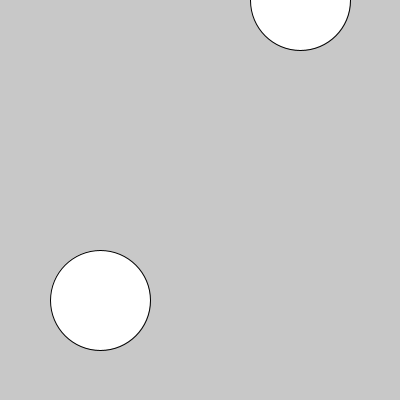
Frame 1 (no input)
Frame 60 (the mouse pressed at the canvas centre just before this capture): identical to frame 1, image omitted
Frame 120 (the mouse held since frame 60 and released just before this capture): identical to frame 1, image omitted

The Processing sketch that drew this single still picture (run headless with seeded random() and noise(); from frame 60 on, the mouse is pressed at the canvas centre):

// Processing sketch: funcion_boton_multiple
// ── funcion_boton_multiple.pde
boolean mostrar = false;

void setup() {
  size(400, 400);
}

void draw() {
  background(200);
  boton(300,0);
  
  boton(100,300);
}

// ── funciones.pde
void boton(int posX, int posY){
  if (dist(mouseX, mouseY, posX, posY) < 50) {
    if (mousePressed) {
      fill(255, 255, 0);
      mostrar=true;
    } else {
      fill(255, 0, 0);
      mostrar=false;
    }
  } else {
    fill(255);
  }
  ellipse(posX, posY, 100, 100);
  
  mostrarAlgo();
}

void mostrarAlgo(){
  if(mostrar==true){
    rect(300,300,50,50);
  }
}
